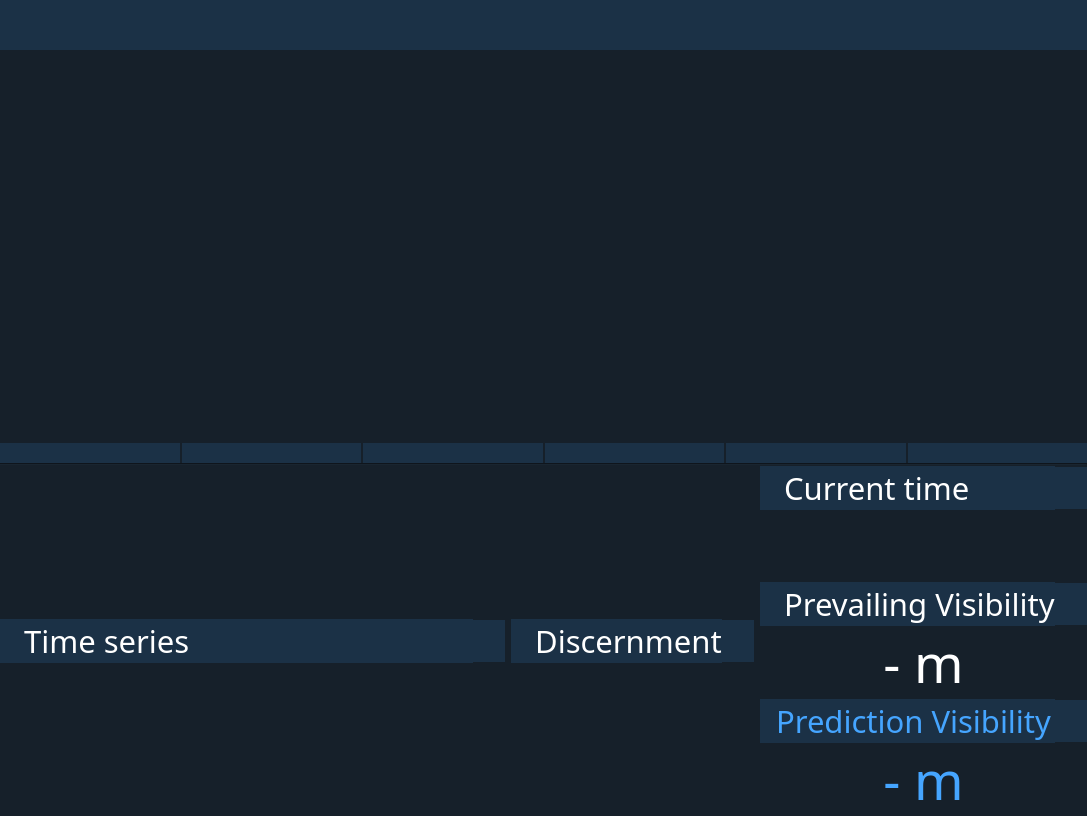
<?xml version="1.0" encoding="UTF-8"?>
<ui version="4.0">
 <class>MainWindow</class>
 <widget class="QMainWindow" name="MainWindow">
  <property name="enabled">
   <bool>true</bool>
  </property>
  <property name="geometry">
   <rect>
    <x>0</x>
    <y>0</y>
    <width>1087</width>
    <height>816</height>
   </rect>
  </property>
  <property name="sizePolicy">
   <sizepolicy hsizetype="Preferred" vsizetype="Preferred">
    <horstretch>0</horstretch>
    <verstretch>0</verstretch>
   </sizepolicy>
  </property>
  <property name="minimumSize">
   <size>
    <width>400</width>
    <height>300</height>
   </size>
  </property>
  <property name="font">
   <font>
    <pointsize>9</pointsize>
    <weight>50</weight>
    <italic>false</italic>
    <bold>false</bold>
   </font>
  </property>
  <property name="mouseTracking">
   <bool>false</bool>
  </property>
  <property name="windowTitle">
   <string>JS-08</string>
  </property>
  <property name="windowIcon">
   <iconset>
    <normaloff>asset/logo.png</normaloff>asset/logo.png</iconset>
  </property>
  <property name="styleSheet">
   <string notr="true">background-color:rgb(22,32,42);
color: rgb(255, 255, 255);</string>
  </property>
  <widget class="QWidget" name="centralwidget">
   <property name="maximumSize">
    <size>
     <width>16777215</width>
     <height>16777215</height>
    </size>
   </property>
   <property name="mouseTracking">
    <bool>false</bool>
   </property>
   <property name="styleSheet">
    <string notr="true"/>
   </property>
   <layout class="QGridLayout" name="gridLayout">
    <property name="leftMargin">
     <number>0</number>
    </property>
    <property name="topMargin">
     <number>0</number>
    </property>
    <property name="rightMargin">
     <number>0</number>
    </property>
    <property name="bottomMargin">
     <number>0</number>
    </property>
    <property name="spacing">
     <number>0</number>
    </property>
    <item row="0" column="0">
     <layout class="QVBoxLayout" name="verticalLayout" stretch="1,10,1,3,0,0">
      <property name="spacing">
       <number>0</number>
      </property>
      <property name="leftMargin">
       <number>0</number>
      </property>
      <property name="rightMargin">
       <number>0</number>
      </property>
      <item>
       <layout class="QHBoxLayout" name="monitoring_horizontalLayout">
        <property name="spacing">
         <number>0</number>
        </property>
        <item>
         <widget class="QLabel" name="thumbnail_info_label_2">
          <property name="sizePolicy">
           <sizepolicy hsizetype="Maximum" vsizetype="Maximum">
            <horstretch>0</horstretch>
            <verstretch>0</verstretch>
           </sizepolicy>
          </property>
          <property name="minimumSize">
           <size>
            <width>0</width>
            <height>50</height>
           </size>
          </property>
          <property name="font">
           <font>
            <family>Noto Sans</family>
            <pointsize>30</pointsize>
           </font>
          </property>
          <property name="styleSheet">
           <string notr="true">background-color:rgb(27,49,70);
color: rgb(255, 0, 0);</string>
          </property>
          <property name="text">
           <string/>
          </property>
         </widget>
        </item>
        <item>
         <widget class="QPushButton" name="logo">
          <property name="sizePolicy">
           <sizepolicy hsizetype="Maximum" vsizetype="Maximum">
            <horstretch>0</horstretch>
            <verstretch>0</verstretch>
           </sizepolicy>
          </property>
          <property name="minimumSize">
           <size>
            <width>0</width>
            <height>50</height>
           </size>
          </property>
          <property name="styleSheet">
           <string notr="true">border:0px;
background-color: #1b3146;</string>
          </property>
          <property name="text">
           <string/>
          </property>
          <property name="icon">
           <iconset>
            <normaloff>asset/f_logo.png</normaloff>asset/f_logo.png</iconset>
          </property>
          <property name="iconSize">
           <size>
            <width>295</width>
            <height>50</height>
           </size>
          </property>
          <property name="autoRepeatDelay">
           <number>300</number>
          </property>
          <property name="autoDefault">
           <bool>true</bool>
          </property>
          <property name="default">
           <bool>true</bool>
          </property>
          <property name="flat">
           <bool>true</bool>
          </property>
         </widget>
        </item>
        <item>
         <widget class="QLabel" name="thumbnail_info_label">
          <property name="sizePolicy">
           <sizepolicy hsizetype="Minimum" vsizetype="Maximum">
            <horstretch>0</horstretch>
            <verstretch>0</verstretch>
           </sizepolicy>
          </property>
          <property name="minimumSize">
           <size>
            <width>0</width>
            <height>50</height>
           </size>
          </property>
          <property name="font">
           <font>
            <family>Noto Sans</family>
            <pointsize>30</pointsize>
           </font>
          </property>
          <property name="styleSheet">
           <string notr="true">background-color:rgb(27,49,70);
color: rgb(255, 0, 0);</string>
          </property>
          <property name="text">
           <string/>
          </property>
         </widget>
        </item>
        <item>
         <widget class="QPushButton" name="maxfev_alert">
          <property name="sizePolicy">
           <sizepolicy hsizetype="Maximum" vsizetype="Maximum">
            <horstretch>0</horstretch>
            <verstretch>0</verstretch>
           </sizepolicy>
          </property>
          <property name="minimumSize">
           <size>
            <width>0</width>
            <height>50</height>
           </size>
          </property>
          <property name="toolTip">
           <string>Optimal parameters not found: Number of calls to function has reached max fev = 5000.</string>
          </property>
          <property name="styleSheet">
           <string notr="true">border:0px;
background-color: #1b3146;</string>
          </property>
          <property name="text">
           <string/>
          </property>
          <property name="icon">
           <iconset>
            <normaloff>asset/alert.png</normaloff>asset/alert.png</iconset>
          </property>
          <property name="iconSize">
           <size>
            <width>30</width>
            <height>30</height>
           </size>
          </property>
          <property name="autoDefault">
           <bool>true</bool>
          </property>
          <property name="default">
           <bool>true</bool>
          </property>
          <property name="flat">
           <bool>true</bool>
          </property>
         </widget>
        </item>
        <item>
         <widget class="QLabel" name="blank_label_2">
          <property name="sizePolicy">
           <sizepolicy hsizetype="Maximum" vsizetype="Maximum">
            <horstretch>0</horstretch>
            <verstretch>0</verstretch>
           </sizepolicy>
          </property>
          <property name="minimumSize">
           <size>
            <width>16</width>
            <height>50</height>
           </size>
          </property>
          <property name="styleSheet">
           <string notr="true">border:0px;
background-color: #1b3146;</string>
          </property>
          <property name="text">
           <string/>
          </property>
         </widget>
        </item>
        <item>
         <widget class="QPushButton" name="alert">
          <property name="sizePolicy">
           <sizepolicy hsizetype="Maximum" vsizetype="Maximum">
            <horstretch>0</horstretch>
            <verstretch>0</verstretch>
           </sizepolicy>
          </property>
          <property name="minimumSize">
           <size>
            <width>0</width>
            <height>50</height>
           </size>
          </property>
          <property name="styleSheet">
           <string notr="true">border:0px;
background-color: #1b3146;</string>
          </property>
          <property name="text">
           <string/>
          </property>
          <property name="icon">
           <iconset>
            <normaloff>asset/green.png</normaloff>asset/green.png</iconset>
          </property>
          <property name="iconSize">
           <size>
            <width>30</width>
            <height>30</height>
           </size>
          </property>
          <property name="autoDefault">
           <bool>true</bool>
          </property>
          <property name="default">
           <bool>true</bool>
          </property>
          <property name="flat">
           <bool>true</bool>
          </property>
         </widget>
        </item>
        <item>
         <widget class="QLabel" name="blank_label_3">
          <property name="sizePolicy">
           <sizepolicy hsizetype="Maximum" vsizetype="Maximum">
            <horstretch>0</horstretch>
            <verstretch>0</verstretch>
           </sizepolicy>
          </property>
          <property name="minimumSize">
           <size>
            <width>16</width>
            <height>50</height>
           </size>
          </property>
          <property name="styleSheet">
           <string notr="true">border:0px;
background-color: #1b3146;</string>
          </property>
          <property name="text">
           <string/>
          </property>
         </widget>
        </item>
        <item>
         <widget class="QPushButton" name="log_view">
          <property name="sizePolicy">
           <sizepolicy hsizetype="Maximum" vsizetype="Maximum">
            <horstretch>0</horstretch>
            <verstretch>0</verstretch>
           </sizepolicy>
          </property>
          <property name="minimumSize">
           <size>
            <width>0</width>
            <height>50</height>
           </size>
          </property>
          <property name="cursor">
           <cursorShape>OpenHandCursor</cursorShape>
          </property>
          <property name="styleSheet">
           <string notr="true">border:0px;
background-color: #1b3146;</string>
          </property>
          <property name="text">
           <string/>
          </property>
          <property name="icon">
           <iconset>
            <normaloff>asset/log.png</normaloff>asset/log.png</iconset>
          </property>
          <property name="iconSize">
           <size>
            <width>40</width>
            <height>40</height>
           </size>
          </property>
          <property name="checkable">
           <bool>false</bool>
          </property>
          <property name="autoDefault">
           <bool>true</bool>
          </property>
          <property name="default">
           <bool>true</bool>
          </property>
          <property name="flat">
           <bool>true</bool>
          </property>
         </widget>
        </item>
        <item>
         <widget class="QLabel" name="blank_label">
          <property name="sizePolicy">
           <sizepolicy hsizetype="Maximum" vsizetype="Maximum">
            <horstretch>0</horstretch>
            <verstretch>0</verstretch>
           </sizepolicy>
          </property>
          <property name="minimumSize">
           <size>
            <width>16</width>
            <height>50</height>
           </size>
          </property>
          <property name="styleSheet">
           <string notr="true">border:0px;
background-color: #1b3146;</string>
          </property>
          <property name="text">
           <string/>
          </property>
         </widget>
        </item>
        <item>
         <widget class="QPushButton" name="setting_button">
          <property name="enabled">
           <bool>true</bool>
          </property>
          <property name="sizePolicy">
           <sizepolicy hsizetype="Maximum" vsizetype="Maximum">
            <horstretch>0</horstretch>
            <verstretch>0</verstretch>
           </sizepolicy>
          </property>
          <property name="minimumSize">
           <size>
            <width>0</width>
            <height>50</height>
           </size>
          </property>
          <property name="cursor">
           <cursorShape>OpenHandCursor</cursorShape>
          </property>
          <property name="styleSheet">
           <string notr="true">border:0px;
background-color: #1b3146;</string>
          </property>
          <property name="text">
           <string/>
          </property>
          <property name="icon">
           <iconset>
            <normaloff>asset/settings.png</normaloff>asset/settings.png</iconset>
          </property>
          <property name="iconSize">
           <size>
            <width>40</width>
            <height>40</height>
           </size>
          </property>
          <property name="autoDefault">
           <bool>true</bool>
          </property>
          <property name="default">
           <bool>true</bool>
          </property>
          <property name="flat">
           <bool>true</bool>
          </property>
         </widget>
        </item>
       </layout>
      </item>
      <item>
       <layout class="QHBoxLayout" name="horizontalLayout_3">
        <item>
         <widget class="QLabel" name="front_label">
          <property name="sizePolicy">
           <sizepolicy hsizetype="Preferred" vsizetype="Maximum">
            <horstretch>0</horstretch>
            <verstretch>0</verstretch>
           </sizepolicy>
          </property>
          <property name="text">
           <string/>
          </property>
         </widget>
        </item>
        <item>
         <widget class="QLabel" name="rear_label">
          <property name="sizePolicy">
           <sizepolicy hsizetype="Preferred" vsizetype="Maximum">
            <horstretch>0</horstretch>
            <verstretch>0</verstretch>
           </sizepolicy>
          </property>
          <property name="text">
           <string/>
          </property>
         </widget>
        </item>
       </layout>
      </item>
      <item>
       <layout class="QVBoxLayout" name="camera_verticalLayout" stretch="0">
        <property name="spacing">
         <number>0</number>
        </property>
        <property name="sizeConstraint">
         <enum>QLayout::SetMaximumSize</enum>
        </property>
        <item>
         <layout class="QHBoxLayout" name="video_horizontalLayout">
          <property name="spacing">
           <number>0</number>
          </property>
          <property name="topMargin">
           <number>0</number>
          </property>
          <property name="bottomMargin">
           <number>0</number>
          </property>
         </layout>
        </item>
       </layout>
      </item>
      <item>
       <layout class="QHBoxLayout" name="thumbnail_horizontalLayout">
        <property name="spacing">
         <number>2</number>
        </property>
        <item>
         <layout class="QVBoxLayout" name="ago6hour_verticalLayout">
          <property name="spacing">
           <number>0</number>
          </property>
          <item>
           <widget class="QLabel" name="label_6hour">
            <property name="sizePolicy">
             <sizepolicy hsizetype="Minimum" vsizetype="Preferred">
              <horstretch>0</horstretch>
              <verstretch>0</verstretch>
             </sizepolicy>
            </property>
            <property name="minimumSize">
             <size>
              <width>0</width>
              <height>0</height>
             </size>
            </property>
            <property name="maximumSize">
             <size>
              <width>16777215</width>
              <height>131</height>
             </size>
            </property>
            <property name="styleSheet">
             <string notr="true"/>
            </property>
            <property name="text">
             <string/>
            </property>
           </widget>
          </item>
          <item>
           <widget class="QLabel" name="label_6hour_time">
            <property name="sizePolicy">
             <sizepolicy hsizetype="Preferred" vsizetype="Maximum">
              <horstretch>0</horstretch>
              <verstretch>0</verstretch>
             </sizepolicy>
            </property>
            <property name="font">
             <font>
              <family>Noto Sans</family>
              <pointsize>11</pointsize>
              <weight>75</weight>
              <bold>true</bold>
             </font>
            </property>
            <property name="styleSheet">
             <string notr="true">background-color:rgb(27,49,70);
color:#ffffff;</string>
            </property>
            <property name="text">
             <string/>
            </property>
            <property name="alignment">
             <set>Qt::AlignCenter</set>
            </property>
           </widget>
          </item>
         </layout>
        </item>
        <item>
         <layout class="QVBoxLayout" name="ago5hour_verticalLayout">
          <property name="spacing">
           <number>0</number>
          </property>
          <item>
           <widget class="QLabel" name="label_5hour">
            <property name="sizePolicy">
             <sizepolicy hsizetype="Minimum" vsizetype="Preferred">
              <horstretch>0</horstretch>
              <verstretch>0</verstretch>
             </sizepolicy>
            </property>
            <property name="minimumSize">
             <size>
              <width>0</width>
              <height>0</height>
             </size>
            </property>
            <property name="maximumSize">
             <size>
              <width>16777215</width>
              <height>131</height>
             </size>
            </property>
            <property name="styleSheet">
             <string notr="true"/>
            </property>
            <property name="text">
             <string/>
            </property>
           </widget>
          </item>
          <item>
           <widget class="QLabel" name="label_5hour_time">
            <property name="sizePolicy">
             <sizepolicy hsizetype="Preferred" vsizetype="Maximum">
              <horstretch>0</horstretch>
              <verstretch>0</verstretch>
             </sizepolicy>
            </property>
            <property name="font">
             <font>
              <family>Noto Sans</family>
              <pointsize>11</pointsize>
              <weight>75</weight>
              <bold>true</bold>
             </font>
            </property>
            <property name="styleSheet">
             <string notr="true">background-color:rgb(27,49,70);
color:#ffffff;</string>
            </property>
            <property name="text">
             <string/>
            </property>
            <property name="alignment">
             <set>Qt::AlignCenter</set>
            </property>
           </widget>
          </item>
         </layout>
        </item>
        <item>
         <layout class="QVBoxLayout" name="ago4hour_verticalLayout">
          <property name="spacing">
           <number>0</number>
          </property>
          <item>
           <widget class="QLabel" name="label_4hour">
            <property name="sizePolicy">
             <sizepolicy hsizetype="Minimum" vsizetype="Preferred">
              <horstretch>0</horstretch>
              <verstretch>0</verstretch>
             </sizepolicy>
            </property>
            <property name="minimumSize">
             <size>
              <width>0</width>
              <height>0</height>
             </size>
            </property>
            <property name="maximumSize">
             <size>
              <width>16777215</width>
              <height>131</height>
             </size>
            </property>
            <property name="styleSheet">
             <string notr="true"/>
            </property>
            <property name="text">
             <string/>
            </property>
           </widget>
          </item>
          <item>
           <widget class="QLabel" name="label_4hour_time">
            <property name="sizePolicy">
             <sizepolicy hsizetype="Preferred" vsizetype="Maximum">
              <horstretch>0</horstretch>
              <verstretch>0</verstretch>
             </sizepolicy>
            </property>
            <property name="font">
             <font>
              <family>Noto Sans</family>
              <pointsize>11</pointsize>
              <weight>75</weight>
              <bold>true</bold>
             </font>
            </property>
            <property name="styleSheet">
             <string notr="true">background-color:rgb(27,49,70);
color:#ffffff;</string>
            </property>
            <property name="text">
             <string/>
            </property>
            <property name="alignment">
             <set>Qt::AlignCenter</set>
            </property>
           </widget>
          </item>
         </layout>
        </item>
        <item>
         <layout class="QVBoxLayout" name="ago3hour_verticalLayout">
          <property name="spacing">
           <number>0</number>
          </property>
          <item>
           <widget class="QLabel" name="label_3hour">
            <property name="sizePolicy">
             <sizepolicy hsizetype="Minimum" vsizetype="Preferred">
              <horstretch>0</horstretch>
              <verstretch>0</verstretch>
             </sizepolicy>
            </property>
            <property name="minimumSize">
             <size>
              <width>0</width>
              <height>0</height>
             </size>
            </property>
            <property name="maximumSize">
             <size>
              <width>16777215</width>
              <height>131</height>
             </size>
            </property>
            <property name="styleSheet">
             <string notr="true"/>
            </property>
            <property name="text">
             <string/>
            </property>
           </widget>
          </item>
          <item>
           <widget class="QLabel" name="label_3hour_time">
            <property name="sizePolicy">
             <sizepolicy hsizetype="Preferred" vsizetype="Maximum">
              <horstretch>0</horstretch>
              <verstretch>0</verstretch>
             </sizepolicy>
            </property>
            <property name="font">
             <font>
              <family>Noto Sans</family>
              <pointsize>11</pointsize>
              <weight>75</weight>
              <bold>true</bold>
             </font>
            </property>
            <property name="styleSheet">
             <string notr="true">background-color:rgb(27,49,70);
color:#ffffff;</string>
            </property>
            <property name="text">
             <string/>
            </property>
            <property name="alignment">
             <set>Qt::AlignCenter</set>
            </property>
           </widget>
          </item>
         </layout>
        </item>
        <item>
         <layout class="QVBoxLayout" name="ago2hour_verticalLayout">
          <property name="spacing">
           <number>0</number>
          </property>
          <item>
           <widget class="QLabel" name="label_2hour">
            <property name="sizePolicy">
             <sizepolicy hsizetype="Minimum" vsizetype="Preferred">
              <horstretch>0</horstretch>
              <verstretch>0</verstretch>
             </sizepolicy>
            </property>
            <property name="minimumSize">
             <size>
              <width>0</width>
              <height>0</height>
             </size>
            </property>
            <property name="maximumSize">
             <size>
              <width>16777215</width>
              <height>131</height>
             </size>
            </property>
            <property name="styleSheet">
             <string notr="true"/>
            </property>
            <property name="text">
             <string/>
            </property>
           </widget>
          </item>
          <item>
           <widget class="QLabel" name="label_2hour_time">
            <property name="sizePolicy">
             <sizepolicy hsizetype="Preferred" vsizetype="Maximum">
              <horstretch>0</horstretch>
              <verstretch>0</verstretch>
             </sizepolicy>
            </property>
            <property name="font">
             <font>
              <family>Noto Sans</family>
              <pointsize>11</pointsize>
              <weight>75</weight>
              <bold>true</bold>
             </font>
            </property>
            <property name="styleSheet">
             <string notr="true">background-color:rgb(27,49,70);
color:#ffffff;</string>
            </property>
            <property name="text">
             <string/>
            </property>
            <property name="alignment">
             <set>Qt::AlignCenter</set>
            </property>
           </widget>
          </item>
         </layout>
        </item>
        <item>
         <layout class="QVBoxLayout" name="ago1hour_verticalLayout">
          <property name="spacing">
           <number>0</number>
          </property>
          <item>
           <widget class="QLabel" name="label_1hour">
            <property name="sizePolicy">
             <sizepolicy hsizetype="Minimum" vsizetype="Preferred">
              <horstretch>0</horstretch>
              <verstretch>0</verstretch>
             </sizepolicy>
            </property>
            <property name="minimumSize">
             <size>
              <width>0</width>
              <height>0</height>
             </size>
            </property>
            <property name="maximumSize">
             <size>
              <width>16777215</width>
              <height>131</height>
             </size>
            </property>
            <property name="styleSheet">
             <string notr="true"/>
            </property>
            <property name="text">
             <string/>
            </property>
           </widget>
          </item>
          <item>
           <widget class="QLabel" name="label_1hour_time">
            <property name="sizePolicy">
             <sizepolicy hsizetype="Preferred" vsizetype="Maximum">
              <horstretch>0</horstretch>
              <verstretch>0</verstretch>
             </sizepolicy>
            </property>
            <property name="font">
             <font>
              <family>Noto Sans</family>
              <pointsize>11</pointsize>
              <weight>75</weight>
              <bold>true</bold>
             </font>
            </property>
            <property name="styleSheet">
             <string notr="true">background-color:rgb(27,49,70);
color:#ffffff;</string>
            </property>
            <property name="text">
             <string/>
            </property>
            <property name="alignment">
             <set>Qt::AlignCenter</set>
            </property>
           </widget>
          </item>
         </layout>
        </item>
       </layout>
      </item>
      <item>
       <widget class="Line" name="line">
        <property name="orientation">
         <enum>Qt::Horizontal</enum>
        </property>
       </widget>
      </item>
      <item>
       <layout class="QHBoxLayout" name="data_horizontalLayout" stretch="3,2,0">
        <property name="sizeConstraint">
         <enum>QLayout::SetMinimumSize</enum>
        </property>
        <item>
         <layout class="QHBoxLayout" name="horizontalLayout">
          <property name="spacing">
           <number>6</number>
          </property>
          <item>
           <layout class="QVBoxLayout" name="verticalLayout_2">
            <property name="spacing">
             <number>0</number>
            </property>
            <item>
             <layout class="QHBoxLayout" name="horizontalLayout_2">
              <property name="spacing">
               <number>0</number>
              </property>
              <item>
               <widget class="QLabel" name="timeseries_label_2">
                <property name="sizePolicy">
                 <sizepolicy hsizetype="Minimum" vsizetype="Maximum">
                  <horstretch>0</horstretch>
                  <verstretch>0</verstretch>
                 </sizepolicy>
                </property>
                <property name="font">
                 <font>
                  <family>Noto Sans</family>
                  <pointsize>23</pointsize>
                 </font>
                </property>
                <property name="styleSheet">
                 <string notr="true">background-color:rgb(27,49,70);
color: #ffffff;</string>
                </property>
                <property name="text">
                 <string>   Time series</string>
                </property>
               </widget>
              </item>
              <item>
               <widget class="QPushButton" name="timeseries_button_2">
                <property name="sizePolicy">
                 <sizepolicy hsizetype="Maximum" vsizetype="Maximum">
                  <horstretch>0</horstretch>
                  <verstretch>0</verstretch>
                 </sizepolicy>
                </property>
                <property name="minimumSize">
                 <size>
                  <width>0</width>
                  <height>42</height>
                 </size>
                </property>
                <property name="styleSheet">
                 <string notr="true">border:0px;
background-color: #1b3146;</string>
                </property>
                <property name="text">
                 <string/>
                </property>
                <property name="icon">
                 <iconset>
                  <normaloff>asset/graph.png</normaloff>asset/graph.png</iconset>
                </property>
                <property name="iconSize">
                 <size>
                  <width>32</width>
                  <height>32</height>
                 </size>
                </property>
                <property name="autoDefault">
                 <bool>true</bool>
                </property>
                <property name="default">
                 <bool>true</bool>
                </property>
                <property name="flat">
                 <bool>true</bool>
                </property>
               </widget>
              </item>
             </layout>
            </item>
            <item>
             <layout class="QVBoxLayout" name="graph_horizontalLayout"/>
            </item>
           </layout>
          </item>
          <item>
           <layout class="QVBoxLayout" name="timeseries_verticalLayout">
            <property name="spacing">
             <number>0</number>
            </property>
            <property name="sizeConstraint">
             <enum>QLayout::SetMinimumSize</enum>
            </property>
            <property name="rightMargin">
             <number>6</number>
            </property>
            <item>
             <layout class="QHBoxLayout" name="timeseries_horizontalLayout">
              <property name="spacing">
               <number>0</number>
              </property>
              <item>
               <widget class="QLabel" name="timeseries_label">
                <property name="sizePolicy">
                 <sizepolicy hsizetype="Minimum" vsizetype="Maximum">
                  <horstretch>0</horstretch>
                  <verstretch>0</verstretch>
                 </sizepolicy>
                </property>
                <property name="font">
                 <font>
                  <family>Noto Sans</family>
                  <pointsize>23</pointsize>
                 </font>
                </property>
                <property name="styleSheet">
                 <string notr="true">background-color:rgb(27,49,70);
color: #ffffff;</string>
                </property>
                <property name="text">
                 <string>   Discernment</string>
                </property>
               </widget>
              </item>
              <item>
               <widget class="QPushButton" name="timeseries_button">
                <property name="sizePolicy">
                 <sizepolicy hsizetype="Maximum" vsizetype="Maximum">
                  <horstretch>0</horstretch>
                  <verstretch>0</verstretch>
                 </sizepolicy>
                </property>
                <property name="minimumSize">
                 <size>
                  <width>0</width>
                  <height>42</height>
                 </size>
                </property>
                <property name="styleSheet">
                 <string notr="true">border:0px;
background-color: #1b3146;</string>
                </property>
                <property name="text">
                 <string/>
                </property>
                <property name="icon">
                 <iconset>
                  <normaloff>asset/polar.png</normaloff>asset/polar.png</iconset>
                </property>
                <property name="iconSize">
                 <size>
                  <width>35</width>
                  <height>35</height>
                 </size>
                </property>
                <property name="autoDefault">
                 <bool>true</bool>
                </property>
                <property name="default">
                 <bool>true</bool>
                </property>
                <property name="flat">
                 <bool>true</bool>
                </property>
               </widget>
              </item>
             </layout>
            </item>
            <item>
             <layout class="QHBoxLayout" name="polar_horizontalLayout"/>
            </item>
           </layout>
          </item>
         </layout>
        </item>
        <item>
         <layout class="QVBoxLayout" name="verticalLayout_3">
          <item>
           <layout class="QHBoxLayout" name="horizontalLayout_4"/>
          </item>
          <item>
           <layout class="QHBoxLayout" name="horizontalLayout_6"/>
          </item>
         </layout>
        </item>
        <item>
         <layout class="QVBoxLayout" name="etc_verticalLayout" stretch="0,0,0,0,0,0">
          <property name="sizeConstraint">
           <enum>QLayout::SetDefaultConstraint</enum>
          </property>
          <item>
           <layout class="QHBoxLayout" name="time_horizontalLayout">
            <property name="spacing">
             <number>0</number>
            </property>
            <property name="sizeConstraint">
             <enum>QLayout::SetMinimumSize</enum>
            </property>
            <item>
             <widget class="QLabel" name="time_label">
              <property name="sizePolicy">
               <sizepolicy hsizetype="Minimum" vsizetype="Minimum">
                <horstretch>0</horstretch>
                <verstretch>0</verstretch>
               </sizepolicy>
              </property>
              <property name="font">
               <font>
                <family>Noto Sans</family>
                <pointsize>23</pointsize>
               </font>
              </property>
              <property name="styleSheet">
               <string notr="true">background-color:rgb(27,49,70);
color: #ffffff;</string>
              </property>
              <property name="text">
               <string>   Current time</string>
              </property>
             </widget>
            </item>
            <item>
             <widget class="QPushButton" name="time_button">
              <property name="sizePolicy">
               <sizepolicy hsizetype="Maximum" vsizetype="Maximum">
                <horstretch>0</horstretch>
                <verstretch>0</verstretch>
               </sizepolicy>
              </property>
              <property name="minimumSize">
               <size>
                <width>0</width>
                <height>42</height>
               </size>
              </property>
              <property name="styleSheet">
               <string notr="true">border:0px;
background-color: #1b3146;</string>
              </property>
              <property name="text">
               <string/>
              </property>
              <property name="icon">
               <iconset>
                <normaloff>asset/clock.png</normaloff>asset/clock.png</iconset>
              </property>
              <property name="iconSize">
               <size>
                <width>32</width>
                <height>32</height>
               </size>
              </property>
             </widget>
            </item>
           </layout>
          </item>
          <item>
           <widget class="QLabel" name="real_time_label">
            <property name="sizePolicy">
             <sizepolicy hsizetype="Preferred" vsizetype="Preferred">
              <horstretch>0</horstretch>
              <verstretch>0</verstretch>
             </sizepolicy>
            </property>
            <property name="font">
             <font>
              <family>Noto Sans</family>
              <pointsize>40</pointsize>
             </font>
            </property>
            <property name="styleSheet">
             <string notr="true">color:#ffffff;</string>
            </property>
            <property name="text">
             <string/>
            </property>
            <property name="alignment">
             <set>Qt::AlignCenter</set>
            </property>
           </widget>
          </item>
          <item>
           <layout class="QHBoxLayout" name="prevailing_vis_horizontalLayout">
            <property name="spacing">
             <number>0</number>
            </property>
            <property name="sizeConstraint">
             <enum>QLayout::SetMinimumSize</enum>
            </property>
            <item>
             <widget class="QLabel" name="prevailing_vis_label">
              <property name="sizePolicy">
               <sizepolicy hsizetype="Minimum" vsizetype="Minimum">
                <horstretch>0</horstretch>
                <verstretch>0</verstretch>
               </sizepolicy>
              </property>
              <property name="font">
               <font>
                <family>Noto Sans</family>
                <pointsize>23</pointsize>
               </font>
              </property>
              <property name="styleSheet">
               <string notr="true">background-color:rgb(27,49,70);
color: #ffffff;</string>
              </property>
              <property name="text">
               <string>   Prevailing Visibility</string>
              </property>
             </widget>
            </item>
            <item>
             <widget class="QPushButton" name="prevailing_vis_button">
              <property name="enabled">
               <bool>true</bool>
              </property>
              <property name="sizePolicy">
               <sizepolicy hsizetype="Maximum" vsizetype="Maximum">
                <horstretch>0</horstretch>
                <verstretch>0</verstretch>
               </sizepolicy>
              </property>
              <property name="minimumSize">
               <size>
                <width>0</width>
                <height>42</height>
               </size>
              </property>
              <property name="styleSheet">
               <string notr="true">border:0px;
background-color: #1b3146;</string>
              </property>
              <property name="text">
               <string/>
              </property>
              <property name="icon">
               <iconset>
                <normaloff>asset/vis.png</normaloff>asset/vis.png</iconset>
              </property>
              <property name="iconSize">
               <size>
                <width>32</width>
                <height>32</height>
               </size>
              </property>
             </widget>
            </item>
           </layout>
          </item>
          <item>
           <widget class="QLabel" name="c_vis_label">
            <property name="sizePolicy">
             <sizepolicy hsizetype="Preferred" vsizetype="Preferred">
              <horstretch>0</horstretch>
              <verstretch>0</verstretch>
             </sizepolicy>
            </property>
            <property name="font">
             <font>
              <family>Noto Sans</family>
              <pointsize>40</pointsize>
             </font>
            </property>
            <property name="styleSheet">
             <string notr="true">color:#ffffff;</string>
            </property>
            <property name="text">
             <string>- m</string>
            </property>
            <property name="alignment">
             <set>Qt::AlignCenter</set>
            </property>
           </widget>
          </item>
          <item>
           <layout class="QHBoxLayout" name="prediction_vis_horizontalLayout">
            <property name="spacing">
             <number>0</number>
            </property>
            <item>
             <widget class="QLabel" name="label">
              <property name="sizePolicy">
               <sizepolicy hsizetype="Minimum" vsizetype="Minimum">
                <horstretch>0</horstretch>
                <verstretch>0</verstretch>
               </sizepolicy>
              </property>
              <property name="font">
               <font>
                <family>Noto Sans</family>
                <pointsize>23</pointsize>
               </font>
              </property>
              <property name="styleSheet">
               <string notr="true">background-color:rgb(27,49,70);color: rgb(69, 165, 255);</string>
              </property>
              <property name="text">
               <string>  Prediction Visibility</string>
              </property>
             </widget>
            </item>
            <item>
             <widget class="QPushButton" name="button">
              <property name="sizePolicy">
               <sizepolicy hsizetype="Maximum" vsizetype="Maximum">
                <horstretch>0</horstretch>
                <verstretch>0</verstretch>
               </sizepolicy>
              </property>
              <property name="minimumSize">
               <size>
                <width>0</width>
                <height>42</height>
               </size>
              </property>
              <property name="styleSheet">
               <string notr="true">border:0px;background-color:rgb(27,49,70);color: rgb(69, 165, 255);</string>
              </property>
              <property name="text">
               <string/>
              </property>
              <property name="icon">
               <iconset>
                <normaloff>asset/pre_vis_1.png</normaloff>asset/pre_vis_1.png</iconset>
              </property>
              <property name="iconSize">
               <size>
                <width>32</width>
                <height>32</height>
               </size>
              </property>
              <property name="flat">
               <bool>false</bool>
              </property>
             </widget>
            </item>
           </layout>
          </item>
          <item>
           <widget class="QLabel" name="p_vis_label">
            <property name="sizePolicy">
             <sizepolicy hsizetype="Preferred" vsizetype="Preferred">
              <horstretch>0</horstretch>
              <verstretch>0</verstretch>
             </sizepolicy>
            </property>
            <property name="font">
             <font>
              <family>Noto Sans</family>
              <pointsize>40</pointsize>
             </font>
            </property>
            <property name="styleSheet">
             <string notr="true">color: rgb(69, 165, 255);</string>
            </property>
            <property name="text">
             <string>- m</string>
            </property>
            <property name="alignment">
             <set>Qt::AlignCenter</set>
            </property>
           </widget>
          </item>
         </layout>
        </item>
       </layout>
      </item>
     </layout>
    </item>
   </layout>
  </widget>
  <action name="actionExit">
   <property name="text">
    <string>&amp;Quit</string>
   </property>
   <property name="toolTip">
    <string>Exit</string>
   </property>
   <property name="statusTip">
    <string>Exit JS-06</string>
   </property>
   <property name="shortcut">
    <string>Ctrl+W</string>
   </property>
  </action>
  <action name="actionsd">
   <property name="text">
    <string>sd</string>
   </property>
  </action>
  <action name="actionkm">
   <property name="checkable">
    <bool>true</bool>
   </property>
   <property name="enabled">
    <bool>true</bool>
   </property>
   <property name="text">
    <string>km</string>
   </property>
  </action>
  <action name="actionmi">
   <property name="checkable">
    <bool>true</bool>
   </property>
   <property name="enabled">
    <bool>true</bool>
   </property>
   <property name="text">
    <string>mi</string>
   </property>
  </action>
  <action name="actionInference">
   <property name="checkable">
    <bool>true</bool>
   </property>
   <property name="checked">
    <bool>false</bool>
   </property>
   <property name="text">
    <string>Inference</string>
   </property>
   <property name="shortcut">
    <string>I</string>
   </property>
  </action>
  <action name="actionEdit_Target">
   <property name="checkable">
    <bool>false</bool>
   </property>
   <property name="text">
    <string>Edit &amp;Target</string>
   </property>
  </action>
  <action name="actionEdit_Camera">
   <property name="enabled">
    <bool>true</bool>
   </property>
   <property name="text">
    <string>Edit &amp;Camera Info</string>
   </property>
  </action>
  <action name="actionAbout">
   <property name="text">
    <string>About</string>
   </property>
  </action>
  <action name="actionConfiguration">
   <property name="text">
    <string>Con&amp;figuration</string>
   </property>
  </action>
 </widget>
 <resources/>
 <connections>
  <connection>
   <sender>actionExit</sender>
   <signal>triggered()</signal>
   <receiver>MainWindow</receiver>
   <slot>close()</slot>
   <hints>
    <hint type="sourcelabel">
     <x>-1</x>
     <y>-1</y>
    </hint>
    <hint type="destinationlabel">
     <x>187</x>
     <y>228</y>
    </hint>
   </hints>
  </connection>
 </connections>
</ui>
